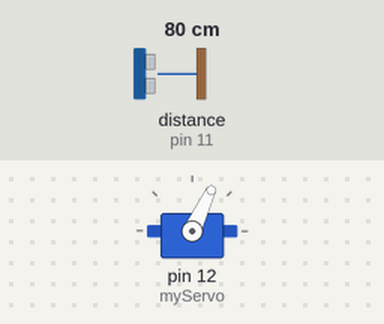
Recording of a sketch running on a simulated Arduino Uno, built with avr-gcc and run on an emulated ATmega328P. On the bench: servo. Inputs (shaded band) come from the test bench; at power-on: distance to the obstacle (sensor on pin 11) 80 cm. The echo pulse lasts 58.3 µs per cm; what the sketch prints to the serial monitor is not drawn.

Above: at 1.2 s.
1.3 s: distance to the obstacle (sensor on pin 11) set to 2 cm
At 3.48 s:
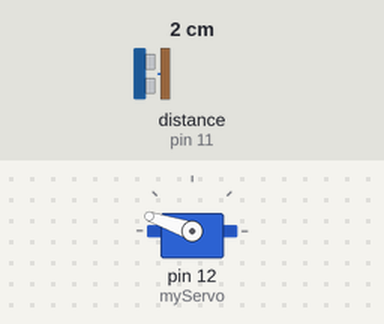
4.3 s: distance to the obstacle (sensor on pin 11) set to 9 cm
At 4.76 s:
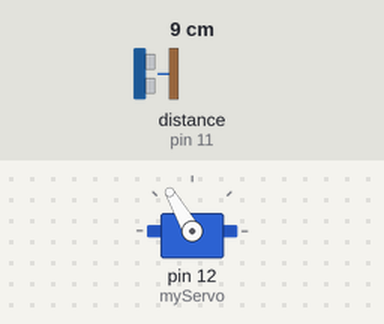
7.3 s: distance to the obstacle (sensor on pin 11) set to 4 cm
At 8.2 s:
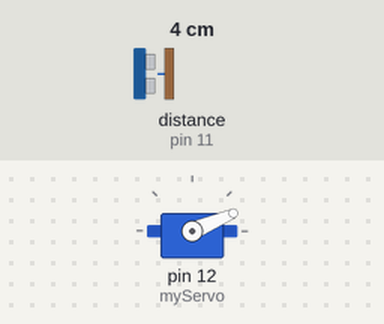
Timing chart, 0 to 16.3 s (numbered marks = the images above; inputs shaded):
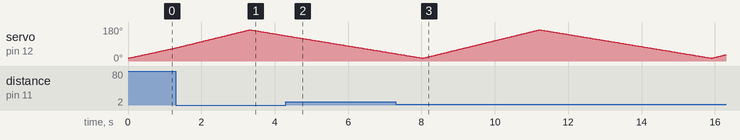

The sketch:

arduino_source_code.ino
```cpp
// Includes the Servo and NewPing libraries
#include <Servo.h>
#include <NewPing.h>

#define MAX_DISTANCE_POSSIBLE 50
#define MIN_ANGLE 15
#define MAX_ANGLE 165

// Defines Trigger and Echo pins of the Ultrasonic Sensor
#define TRIGGER_PIN 10
#define ECHO_PIN 11

NewPing sonar(TRIGGER_PIN, ECHO_PIN, MAX_DISTANCE_POSSIBLE);

// Variables for the duration and the distance
long duration;
int distance;

Servo myServo; // Creates a servo object for controlling the servo motor

void setup() {
  pinMode(TRIGGER_PIN, OUTPUT); // Sets the trigger Pin as an Output
  pinMode(ECHO_PIN, INPUT); // Sets the echo Pin as an Input
  Serial.begin(9600);
  myServo.attach(12); // Defines on which pin is the servo motor attached
}

void loop() {
  // rotates the servo motor from 15 to 165 degrees
  for(int i = MIN_ANGLE; i <= MAX_ANGLE; i++) {
    myServo.write(i);
    delay(20);
    distance = readPing(); // Calls a function for calculating the distance measured by the Ultrasonic sensor for each degree

    Serial.print(i); // Sends the current degree into the Serial Port
    Serial.print(","); // Sends addition character right next to the previous value needed later in the Processing IDE for indexing
    Serial.print(distance); // Sends the distance value into the Serial Port
    Serial.print("."); // Sends addition character right next to the previous value needed later in the Processing IDE for indexing
  }
  // Repeats the previous lines from 165 to 15 degrees
  for(int i = MAX_ANGLE; i > MIN_ANGLE; i--) {
    myServo.write(i);
    delay(30);
    distance = readPing();
    Serial.print(i);
    Serial.print(",");
    Serial.print(distance);
    Serial.print(".");
  }
}

//Our sensor reading in cm.
int readPing() {
  unsigned int cm = sonar.ping_cm();
  return cm;
}
```
